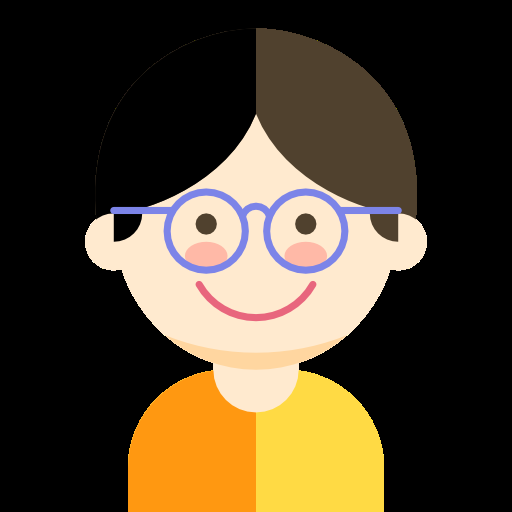
#> input picture male3.png, 512 x 512 px
$ python test.py
#> lines starting #> are read from the running program, lines starting #| are printed output that depends on the picture; after the words box and inside, x2 and y2 are one past the last pixel; in counts of white or black regions, pixels touching at a corner belong together
import numpy as np
import cv2 as cv
import imutils

im = cv.imread('male3.png')
#> im is the input picture: shape (512, 512, 3); mean B, G, R 46.3, 66.8, 80.2
imgray = cv.cvtColor(im, cv.COLOR_BGR2GRAY)
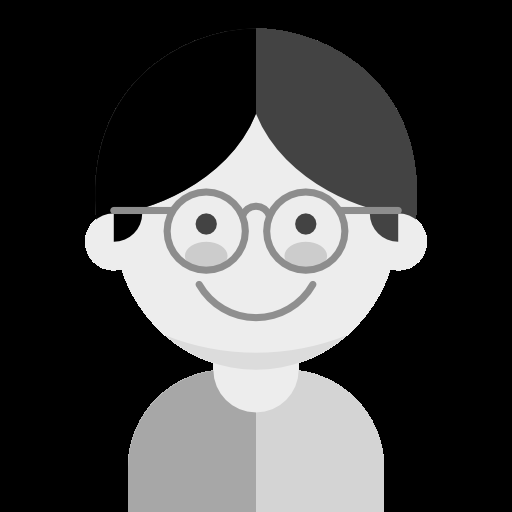
#> imgray: shape (512, 512); min 0, max 255, mean 68.4
ret, thresh = cv.threshold(imgray, 127, 255, 0)
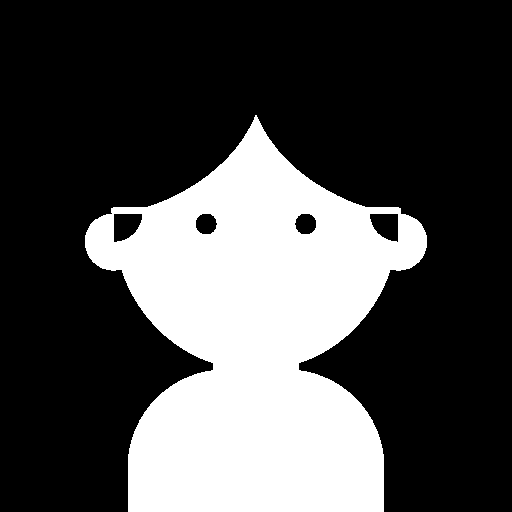
#> thresh: shape (512, 512); 29.8% white; 1 white region
contours, hierarchy = cv.findContours(
    thresh, cv.RETR_TREE, cv.CHAIN_APPROX_SIMPLE)
#> contours = 5 contours; box (x1, y1, x2, y2) and area: (85, 115, 427, 512) 79386, (113, 213, 143, 243) 656, (369, 213, 399, 243) 646, (294, 213, 317, 235) 370, (195, 213, 218, 235) 370

print("the number of contours: ", len(contours))
#| the number of contours:  5
cv.drawContours(im, contours, -1, (0, 255, 0), 3)
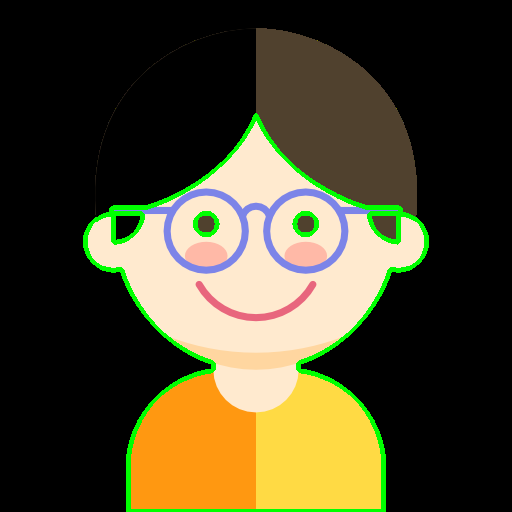
#> im: shape (512, 512, 3); 2.94% of pixels changed, all inside (x1, y1, x2, y2) = (83, 113, 429, 512)
cv.imshow("imgae: ", im)
cv.imshow("gray: ", imgray)
cv.waitKey(0)
cv.destroyAllWindows()
